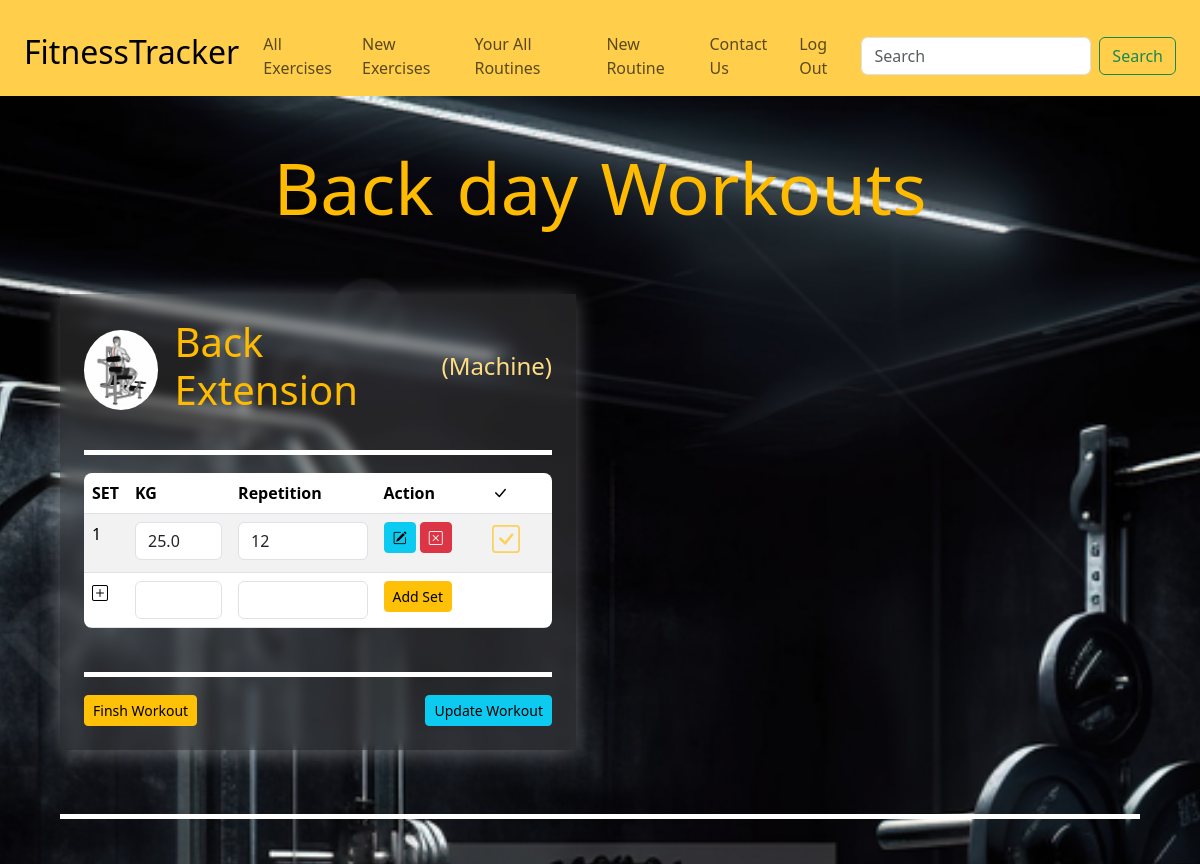
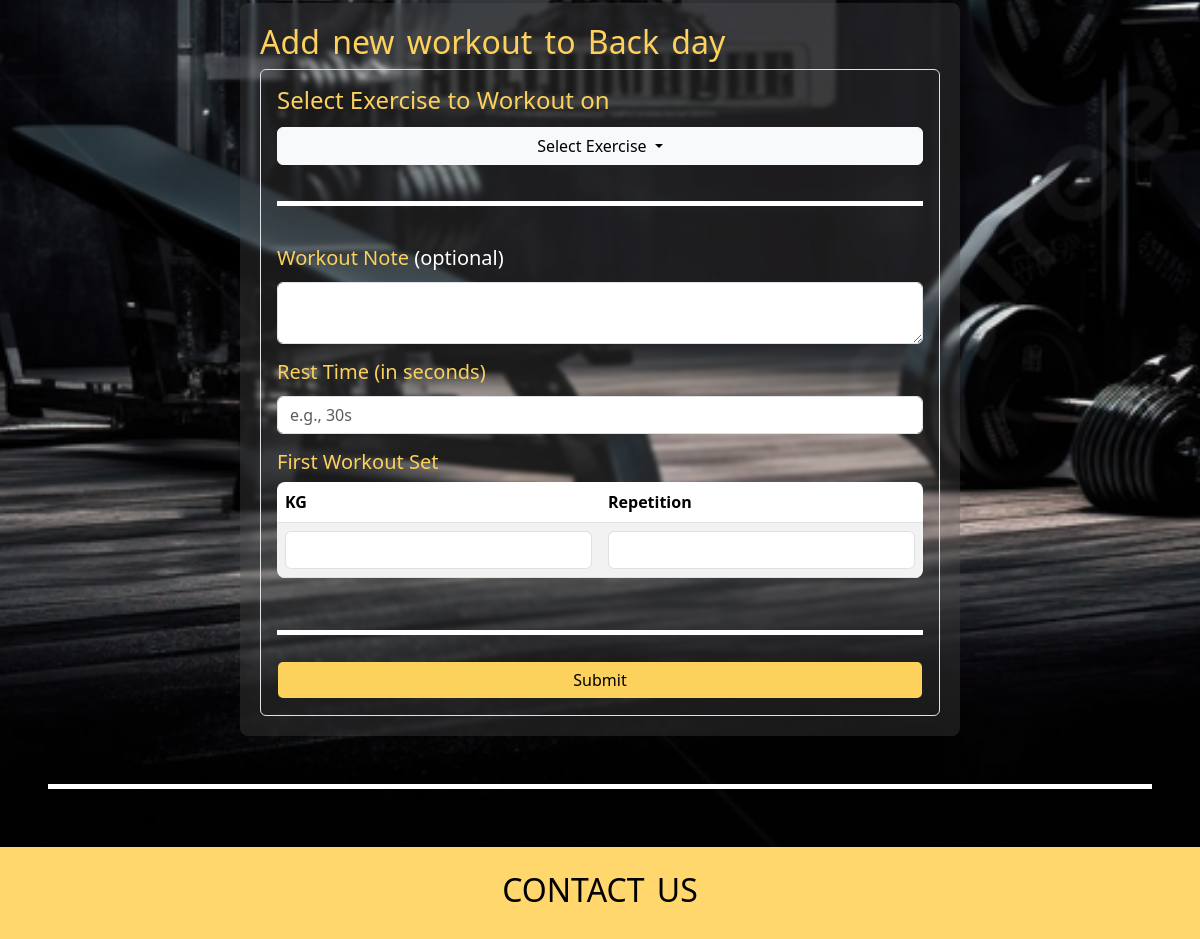
The app's page /routines/detail/8 (signed in) with its own data (2 pictures, top to bottom).
### routines/models.py (models this page shows, shortened)
class Routine(models.Model):
    name = models.CharField(max_length=256)
    user = models.ForeignKey(User, on_delete=models.CASCADE)
    all_weights = models.PositiveBigIntegerField(default=0, blank=True)
    is_public = models.BooleanField(default=True)

### workouts/models.py (models this page shows, shortened)
class Workout(models.Model):
    routine = models.ForeignKey(Routine, on_delete=models.CASCADE)
    exercise = models.ForeignKey(Exercise, on_delete=models.CASCADE)
    note = models.TextField(blank=True)
    restTime = models.PositiveIntegerField(blank=True)
    created_at = models.DateTimeField(auto_now_add=True)

class Set(models.Model):
    weight = models.FloatField()
    repetition = models.PositiveIntegerField()
    workout = models.ForeignKey(Workout, on_delete=models.CASCADE)
    created_at = models.DateTimeField(auto_now_add=True)

### exercises/models.py (models this page shows, shortened)
class Exercise(models.Model):
    class WorkoutCategory(models.TextChoices):
        HOME_WORKOUT = 'home', 'Home Workout'
        CLUB_WORKOUT = 'club', 'Club Workout'
        BOTH_WORKOUTS = 'both', 'Home and Club Workouts'
    class EquipmentCategory(models.TextChoices):
        NO_EQUIPMENT = 'none', 'No Machine'
        MACHINE = 'machine', 'Machine'
    class ExerciseCategory(models.TextChoices):
        STRENGTH = 'strength', 'Strength'
        CARDIO = 'cardio', 'Cardio'
        FLEXIBILITY = 'flexibility', 'Flexibility'
    name = models.CharField(max_length=256)
    description = models.TextField(blank=True)
    image = models.ImageField(upload_to="media/images/exercises/")
    video_link = models.URLField(blank=True)
    video = models.FileField(upload_to="media/videos/", blank=True)
    workout_category = models.CharField(
        max_length=30,
        choices=WorkoutCategory.choices
    )
    equipment_category = models.CharField(
        max_length=30,
        choices=EquipmentCategory.choices
    )
    exercise_category = models.CharField(
        max_length=30,
        choices=ExerciseCategory.choices
    )

### routines/views.py (the view)
# urls.py: path("detail/<routine_id>", views.routine_detail_view, name="routine_detail_view"),
def routine_detail_view(request:HttpRequest, routine_id:int):
    routine = Routine.objects.get(pk=routine_id)
    exercises = Exercise.objects.all()
    checks = Done.objects.all()
    return render(request, "routines/routine_details.html", {'routine': routine,
                                                             'checks': checks,
                                                             'exercises':exercises})

### routines/templates/routines/routine_details.html (shortened to what this page needs)
{% extends 'main/base.html' %}
{% block content %}
{% load static %}
<div class="d-flex flex-column justify-content-center align-items-center">
    <div class="d-flex flex-column align-items-center">
        <h1>
             {{routine.name}} Workouts
         </h1>
    </div>
    {% include 'workouts/workouts_list.html' %}
</div>
<div class="line mt-5"></div>
{% endblock %}

### workouts/templates/workouts/workouts_list.html (shortened to what this page needs)
<div class="container">
    <div class="row mt-2 row-cols-1 row-cols-sm-1 row-cols-lg-2 g-5">
        {% for workout in routine.workout_set.all %}
            <div class="col mb-3">
                <div class="d-flex flex-column justify-content-start align-items-start h-100 p-4 gap-2 routine_card">
                    <div class="d-flex justify-content-between align-items-center w-100">
                        <div class="d-flex justify-content-start align-items-center gap-3 w-100">
                            <img src="{{workout.exercise.image.url}}" class="rounded-circle overflow-hidden" style="width: 80px; height: 80px; object-fit: cover;"/>
                            <a href="{% url 'exercises:exercise_detail_view' workout.exercise.id %}">
                                <h2>{{workout.exercise.name}} </h2>
                            </a>
                        </div>
                        <div>
                            <h4>({{workout.exercise.get_equipment_category_display}}) </h4>
                        </div>
                    </div>
                    <div class="line"></div>
                    <div class="table-container w-100">
                        <table class="table table-striped">
                            <thead>
                                <tr>
                                    <th>SET</th>
                                    <th>KG</th>
                                    <th>Repetition</th>
                                    {% if request.user == routine.user %}
                                        <th>Action</th>
                                        <th><i class="bi bi-check-lg ms-4 me-4"></i></th>
                                    {% endif %}
                                </tr>
                            </thead>
                            <tbody>
                                {% for set in workout.set_set.all %}
                                    <tr >
                                        {% if request.user == routine.user %}
                                            <form method="post" action="{% url 'workouts:update_set_view' set.id %}">
                                                <td>{{ forloop.counter }}</td>
                                                <td><input type="number" name="weight" value="{{ set.weight }}" class="form-control" /></td>
                                                <td> <input type="number" name="repetition" value="{{ set.repetition }}" class="form-control"/></td>
                                                <td>
                                                    <div class="d-flex justify-content-center align-items-center gap-1">
                                                        <button type="submit" class="btn btn-info btn-sm">
                                                            <i class="bi bi-pencil-square"></i>
                                                        </button>
                                                        <a href="{% url 'workouts:delete_set_view' set.id %}" class="btn btn-danger btn-sm"
                                                        onclick="return confirm('Are you sure you want to delete this set from {{ workout.exercise.name }}?');">
                                                        <i class="bi bi-x-square"></i>
                                                        </a>
                                                    </div>
                                                </td>
                                                <td>
                                                    {% with set.done as done %}
                                                        <a href="{% url 'workouts:done_set_view' set.id %}">
                                                            {% if done %}
                                                                <h3>
                                                                    <i class="bi bi-check-square-fill ms-4 me-4"></i>
                                                                </h3>
                                                            {% else %}
                                                                <h3>
                                                                    <i class="bi bi-check-square ms-4 me-4"></i>
                                                                </h3>
                                                            {% endif %}
                                                        </a>
                                                    {% endwith  %}
                                                </td>
                                            </form>
                                        {% else %}
                                            <td>{{ forloop.counter }}</td>
                                            <td>{{set.weight}}</td>
                                            <td> {{ set.repetition }}</td>
                                        {% endif %}
                                    </tr>
                                {% empty %}
                                <tr>
                                    <td colspan="5" class="text-center">No sets available.</td>
                                </tr>
                                {% endfor %}
                                {% if request.user == routine.user %}
                                    <tr>
                                        <form class="d-flex flex-column gap-4" action="{% url 'workouts:new_set_view' workout.id %}" method="post" enctype="multipart/form-data">
                                            <td><i class="bi bi-plus-square"></i></td>
                                            <td><input type="number" name="weight" class="form-control"/> </td>
                                            <td><input type="number" name="repetition" class="form-control"/> </td>
                                            <td>
                                                <input type="submit" value="Add Set" class="btn btn-warning btn-sm"/>
                                            </td>
                                            <td>
                                            </td>
                                        </form>
                                    </tr>
                                {% endif %}
                            </tbody>
                        </table>
                    </div>
                    <div class="line"></div>
                    {% if request.user == routine.user %}
                    <div class="d-flex justify-content-between w-100">
                        <div class="d-flex justify-content-end ">
                            <form action="{% url 'workouts:finish_workout_view' workout.id %}" method="post" style="display: inline;">
                                <button type="submit" class="btn btn-warning btn-sm"
                                        onclick="return confirm('Are you sure you want to reset all sets for this workout?');">
                                    Finsh Workout
                                </button>
                            </form>
                        </div>
                        <div class="d-flex justify-content-end">
                            <form action="{% url 'workouts:update_workout_view' workout.id %}" method="post" style="display: inline;">
                                <button type="submit" class="btn btn-info btn-sm"
                                        onclick="return confirm('Are you sure you want to update this workout?');">
                                    Update Workout
                                </button>
                            </form>
                        </div>
                    </div>
                    {% endif %}
                </div>
            </div>
        {% endfor %}
    </div>
    {% if request.user == routine.user %}
        <div class="line mt-5 mb-5"></div>
        <div class=" d-flex flex-column justify-content-center align-items-center">
            <form class="d-flex flex-column justify-content-center align-items-center col-12 col-lg-8 gap-4" action="{% url 'workouts:new_workout_view' routine.id %}" method="post" enctype="multipart/form-data">
                <div class="transparent-bg  col-12">
                    <h2>Add new workout to {{routine.name}}</h2>
                    <div class="d-flex flex-column gap-3 border p-3 rounded">
                        <div class="d-flex flex-column gap-1">
                            <label for="exercise">
                                <h4>
                                    Select Exercise to Workout on
                                </h4>
                            </label>
                            <div class="dropdown">
                                <button class="btn btn-light dropdown-toggle w-100" type="button" id="exerciseDropdown" data-bs-toggle="dropdown">
                                    Select Exercise
                                </button>
                            </div>
                        </div>
                        <div class="line  mb-4"></div>
                        <div class="d-flex flex-column gap-1">
                            <label for="note">
                                <h5>
                                    Workout Note <span class="text-white">(optional)</span>
                                </h5>
                            </label>
                            <textarea name="note" id="note" placeholder="" class="form-control"></textarea>
                        </div>
                        <div class="d-flex flex-column gap-1">
                            <label for="restTime">
                                <h5>
                                    Rest Time (in seconds)
                                </h5>
                            </label>
                            <input type="number" name="restTime" id="restTime" placeholder="e.g., 30s" class="form-control" required/>
                        </div>
                        <div class="table-container">
                            <label for="sets_table">
                                <h5>
                                    First Workout Set
                                </h5>
                            </label>
                            <table class="table table-striped" id="sets_table">
                                <thead>
                                    <tr>
                                        <th>KG</th>
                                        <th>Repetition</th>
                                    </tr>
                                </thead>
                                <tbody>
                                    <tr>
                                        <td><input type="number" name="weight" class="form-control"/> </td>
                                        <td><input type="number" name="repetition" class="form-control"/> </td>
                                    </tr>
                                </tbody>
                            </table>
                        </div>
                        <div class="line "></div>
                        <input type="submit" value="Submit" class="btn form-control" style="background-color: #fcd15c; color: black"/>
                    </div>
                </div>
            </form>
        </div>
    {% endif %}
</div>

### main/static/css/style.css (style rules this page uses)
body { background-color: #ffce47cb; }
a { text-decoration: none; }
h1 { font-size: 4.5rem; color: #ffbb00; }
h1, h2 { word-spacing: 4px; }
main a { color: #fcd15c; }
.transparent-bg { background-color: rgba(83, 83, 83, 0.3); border-radius: 8px; padding: 20px; backdrop-filter: blur(2px); }
.table { border-radius: 0.5rem; overflow: hidden; }
.routine_card { background-color: rgba(102, 102, 102, 0.3); backdrop-filter: blur(6px); box-shadow: 0 4px 20px rgba(255, 255, 255, 0.3); transition: transform 0.3s ease, box-shadow 0.3s ease-in-out, border 0.3s ease-in-out, backdrop-filter 0.3s ease-in-out, background-color 0.3 ease-in-out; }
.line { width: 100%; height: 5px; background-color: #ffffff; margin: 20px 0; margin-bottom: 10px; }
.routine_card h2 { font-size: 2.5rem; color: #ffbb00; transition: transform 0.3s ease-in-out; }
.routine_card { color: #ffde82; }

### records on screen
Routine: name "Back day"
Workout: exercise.image (picture), exercise.name "Back Extension", exercise.equipment_category "Machine"
Set: weight "25.0", repetition "12"
